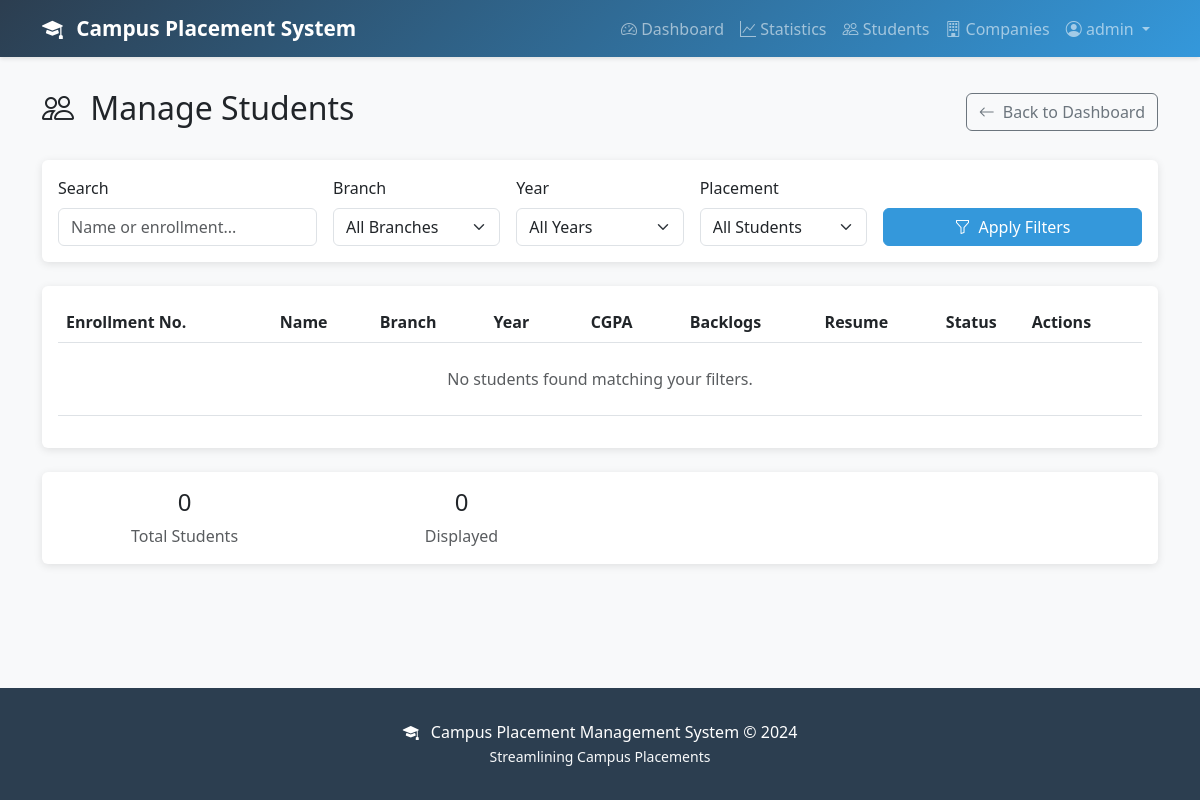
The app's page /admin-panel/students/ (signed in), older data.
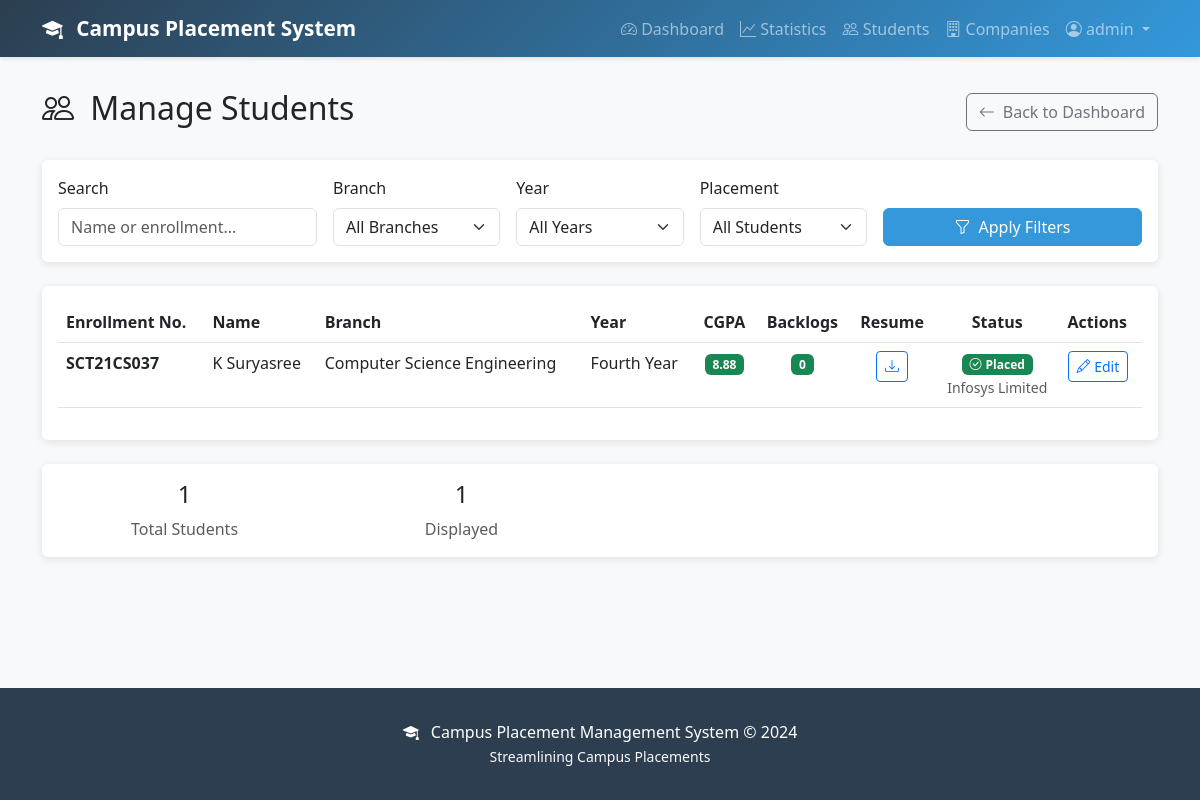
The same page, newer data.
### placement/models.py (models this page shows, shortened)
class StudentProfile(models.Model):
    BRANCH_CHOICES = (
        ('CSE', 'Computer Science Engineering'),
        ('IT', 'Information Technology'),
        ('ECE', 'Electronics and Communication Engineering'),
        ('EEE', 'Electrical and Electronics Engineering'),
        ('MECH', 'Mechanical Engineering'),
        ('CIVIL', 'Civil Engineering'),
        ('CHEM', 'Chemical Engineering'),
        ('OTHER', 'Other'),
    )
    YEAR_CHOICES = (
        ('1', 'First Year'),
        ('2', 'Second Year'),
        ('3', 'Third Year'),
        ('4', 'Fourth Year'),
    )
    user = models.OneToOneField(
        User,
        on_delete=models.CASCADE,
        related_name='student_profile',
        help_text="Link to user account"
    )
    enrollment_number = models.CharField(
        max_length=20,
        unique=True,
        help_text="University enrollment/registration number"
    )
    date_of_birth = models.DateField(
        null=True,
        blank=True,
        help_text="Student's date of birth"
    )
    gender = models.CharField(
        max_length=10,
        choices=(('M', 'Male'), ('F', 'Female'), ('O', 'Other')),
        default='M'
    )
    branch = models.CharField(
        max_length=10,
        choices=BRANCH_CHOICES,
        help_text="Branch/Department"
    )
    year = models.CharField(
        max_length=1,
        choices=YEAR_CHOICES,
        help_text="Current year of study"
    )
    cgpa = models.DecimalField(
        max_digits=4,
        decimal_places=2,
        validators=[MinValueValidator(0.0), MaxValueValidator(10.0)],
        help_text="Cumulative Grade Point Average (0-10 scale)"
    )
    backlogs = models.IntegerField(
        default=0,
        validators=[MinValueValidator(0)],
        help_text="Number of active backlogs/arrears"
    )
    tenth_percentage = models.DecimalField(
        max_digits=5,
        decimal_places=2,
        validators=[MinValueValidator(0.0), MaxValueValidator(100.0)],
        help_text="10th standard percentage"
    )
    twelfth_percentage = models.DecimalField(
        max_digits=5,
        decimal_places=2,
        validators=[MinValueValidator(0.0), MaxValueValidator(100.0)],
        help_text="12th standard percentage"
    )
    skills = models.TextField(
        help_text="Comma-separated list of skills (e.g., Python, Java, SQL)"
    )
    certifications = models.TextField(
        blank=True,
        null=True,
        help_text="List of certifications and courses completed"
    )
    projects = models.TextField(
        blank=True,
        null=True,
        help_text="Brief description of projects completed"
    )
    resume = models.FileField(
        upload_to='resumes/',
        blank=True,
        null=True,
        validators=[FileExtensionValidator(allowed_extensions=['pdf'])],
        help_text="Upload resume in PDF format only"
    )
    resume_uploaded_at = models.DateTimeField(
        blank=True,
        null=True,
        help_text="Timestamp when resume was uploaded"
    )
    is_placed = models.BooleanField(
        default=False,
        help_text="Whether student has been placed"
    )
    placement_company = models.CharField(
        max_length=200,
        blank=True,
        null=True,
        help_text="Company where student got placed"
    )
    placement_package = models.DecimalField(
        max_digits=10,
        decimal_places=2,
        blank=True,
        null=True,
        help_text="Annual package in lakhs"
    )
    created_at = models.DateTimeField(auto_now_add=True)
    updated_at = models.DateTimeField(auto_now=True)
    class Meta:
        verbose_name = "Student Profile"
        verbose_name_plural = "Student Profiles"
        ordering = ['-cgpa', 'backlogs']

class User(AbstractUser):
    ROLE_CHOICES = (
        ('student', 'Student'),
        ('recruiter', 'Recruiter'),
        ('admin', 'Admin/Placement Officer'),
    )
    role = models.CharField(
        max_length=20,
        choices=ROLE_CHOICES,
        default='student',
        help_text="User role in the system"
    )
    phone = models.CharField(
        max_length=15,
        blank=True,
        null=True,
        help_text="Contact phone number"
    )
    created_at = models.DateTimeField(auto_now_add=True)
    updated_at = models.DateTimeField(auto_now=True)
    class Meta:
        verbose_name = "User"
        verbose_name_plural = "Users"
        ordering = ['-created_at']

### placement/views.py (the view)
# urls.py: path('admin-panel/students/', views.manage_students, name='manage_students'),
@admin_required
def manage_students(request):
    students = StudentProfile.objects.select_related('user').all()
    branch_filter = request.GET.get('branch', '')
    year_filter = request.GET.get('year', '')
    placement_filter = request.GET.get('placement', '')
    search_query = request.GET.get('search', '')
    if branch_filter:
        students = students.filter(branch=branch_filter)
    if year_filter:
        students = students.filter(year=year_filter)
    if placement_filter == 'placed':
        students = students.filter(is_placed=True)
    elif placement_filter == 'not_placed':
        students = students.filter(is_placed=False)
    if search_query:
        students = students.filter(
            Q(user__first_name__icontains=search_query) |
            Q(user__last_name__icontains=search_query) |
            Q(enrollment_number__icontains=search_query)
        )
    context = {
        'students': students,
        'branches': StudentProfile.BRANCH_CHOICES,
        'years': StudentProfile.YEAR_CHOICES,
    }
    return render(request, 'placement/admin/manage_students.html', context)

### placement/views.py (called while the page is built)
def admin_required(view_func):
    @wraps(view_func)
    def wrapper(request, *args, **kwargs):
        if not request.user.is_authenticated:
            messages.error(request, "Please login to access this page.")
            return redirect('placement:login')
        if request.user.role != 'admin':
            messages.error(request, "Access denied. Admins only.")
            return redirect('placement:home')
        return view_func(request, *args, **kwargs)
    return wrapper

### placement/templates/placement/admin/manage_students.html (shortened to what the changed rows need)
{% extends 'placement/base.html' %}
{% block content %}
<div class="container">
    <div class="d-flex justify-content-between align-items-center mb-4">
        <h2>
            <i class="bi bi-people me-2"></i>
            Manage Students
        </h2>
    </div>
    <div class="card">
        <div class="card-body">
            <div class="table-responsive">
                <table class="table table-hover">
                    <thead>
                        <tr>
                            <th>Enrollment No.</th>
                            <th>Name</th>
                            <th>Branch</th>
                            <th>Year</th>
                            <th class="text-center">CGPA</th>
                            <th class="text-center">Backlogs</th>
                            <th class="text-center">Resume</th>
                            <th class="text-center">Status</th>
                            <th>Actions</th>
                        </tr>
                    </thead>
                    <tbody>
                        {% for student in students %}
                        <tr>
                            <td><strong>{{ student.enrollment_number }}</strong></td>
                            <td>{{ student.user.get_full_name }}</td>
                            <td>{{ student.get_branch_display }}</td>
                            <td>{{ student.get_year_display }}</td>
                            <td class="text-center">
                                <span class="badge bg-{% if student.cgpa >= 8 %}success{% elif student.cgpa >= 7 %}info{% else %}secondary{% endif %}">
                                    {{ student.cgpa }}
                                </span>
                            </td>
                            <td class="text-center">
                                <span class="badge bg-{% if student.backlogs == 0 %}success{% else %}danger{% endif %}">
                                    {{ student.backlogs }}
                                </span>
                            </td>
                            <td class="text-center">
                                {% if student.resume %}
                                    <a href="{% url 'placement:download_student_resume' student.id %}"
                                       class="btn btn-sm btn-outline-primary">
                                        <i class="bi bi-download"></i>
                                    </a>
                                {% else %}
                                    <span class="text-muted">-</span>
                                {% endif %}
                            </td>
                            <td class="text-center">
                                {% if student.is_placed %}
                                    <span class="badge bg-success">
                                        <i class="bi bi-check-circle me-1"></i>Placed
                                    </span>
                                    <br>
                                    <small class="text-muted">{{ student.placement_company }}</small>
                                {% else %}
                                    <span class="badge bg-warning">Not Placed</span>
                                {% endif %}
                            </td>
                            <td>
                                <a href="/admin/placement/studentprofile/{{ student.id }}/change/"
                                   class="btn btn-sm btn-outline-primary" target="_blank">
                                    <i class="bi bi-pencil"></i> Edit
                                </a>
                            </td>
                        </tr>
                        {% empty %}
                        <tr>
                            <td colspan="9" class="text-center text-muted py-4">
                                No students found matching your filters.
                            </td>
                        </tr>
                        {% endfor %}
                    </tbody>
                </table>
            </div>
        </div>
    </div>
    <div class="card mt-4">
        <div class="card-body">
            <div class="row text-center">
                <div class="col-md-3">
                    <h4>{{ students.count }}</h4>
                    <p class="text-muted mb-0">Total Students</p>
                </div>
                <div class="col-md-3">
                    <h4>{{ students|length }}</h4>
                    <p class="text-muted mb-0">Displayed</p>
                </div>
            </div>
        </div>
    </div>
</div>
{% endblock %}

Row changes from the older to the newer data that the page shows:
added StudentProfile: enrollment_number "SCT21CS037", user.get_full_name "K Suryasree", branch "Computer Science Engineering", year "Fourth Year", cgpa "8.88", backlogs "0", placement_company "Infosys Limited"
Text that changed along with them:
{{ students.count }}: "0" → "1"
{{ students|length }}: "0" → "1"
text no longer shown: "No students found matching your filters."
